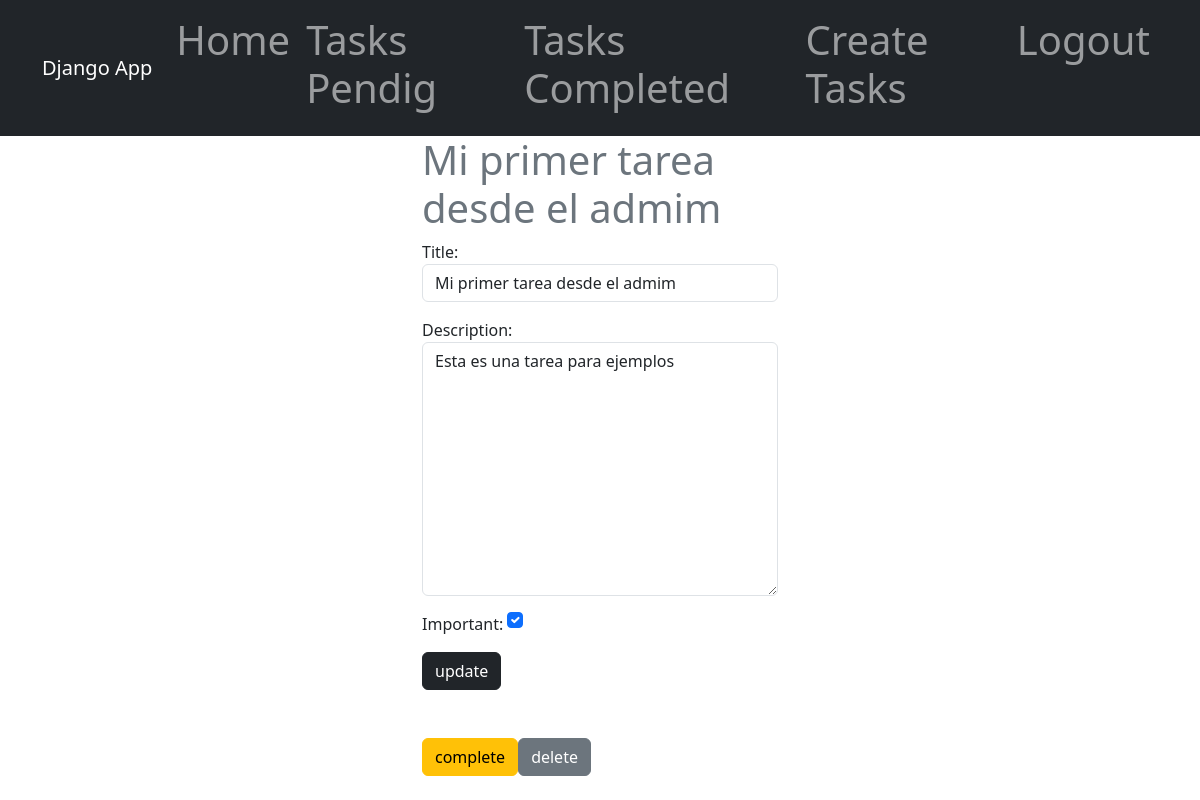
/tasks/1/ (signed in), run on the app's committed database.
### tasks/models.py (models this page shows, shortened)
class Task(models.Model):
    title = models.CharField(max_length=100)
    description = models.TextField(blank=True)
    created = models.DateTimeField(auto_now_add=True)
    datecompleted = models.DateTimeField(null=True, blank=True)
    important = models.BooleanField(default=False)
    user = models.ForeignKey(User, on_delete=models.CASCADE)

### tasks/views.py (the view, shortened to what this page needs)
# urls.py: path('tasks/<int:task_id>/', views.task_detail, name='task_detail'),
@login_required
def task_detail(request, task_id):
    if request.method == 'GET':
        task = get_object_or_404(Task, pk=task_id, user=request.user)
        form = Taskform(instance=task)
        return render(request, 'task_detail.html', {'task': task, 'form': form})

### tasks/forms.py
class Taskform(forms.ModelForm):
    class Meta:
        model = Task
        fields = ['title', 'description', 'important']
        widgets = {
            'title': forms.TextInput(attrs={'class': 'form-control', 'placeholder': 'Write title'}),
            'description': forms.Textarea(attrs={'class': 'form-control', 'placeholder': 'Write a description'}),
            'important': forms.CheckboxInput(attrs={'class': 'form-check-input m-auto'})
        }

### tasks/templates/task_detail.html (shortened to what this page needs)
{% extends 'base.html' %}
{% block content %}
<main class="container">
    <div class="row">
        <div class="col-md-4 offset-md-4">
            <h1 class="text-secondary">{{task.title}}</h1>
            <form method="POST">
                {{form.as_p}}
                <button class="btn btn-dark">
                    update
                </button>
            </form>
            <div class="d-flex mt-5">
                <form action="{% url 'complete_task' task.id %}" method="POST">
                    <button class="btn btn-warning">
                        complete
                    </button>
                </form>
                <form action="{% url 'delete_task' task.id %}" method="POST">
                    <button class="btn btn-secondary">
                        delete
                    </button>
                </form>
            </div>
        </div>
    </div>
</main>
{% endblock %}

### data on the page
Task: title "Mi primer tarea desde el admim", description "Esta es una tarea para ejemplos", important "☑"
